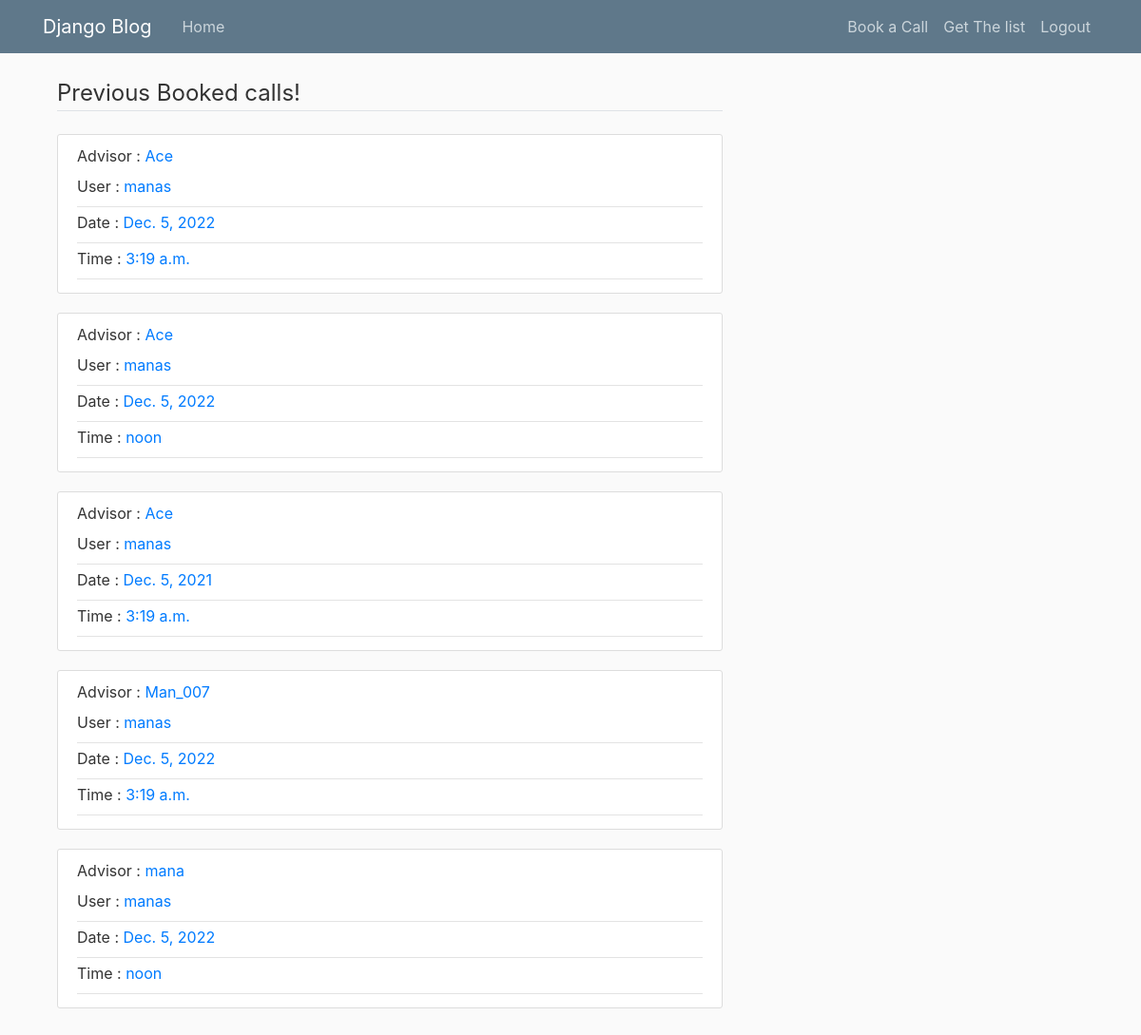
/booking_list/ (signed in), run on the app's committed database.
### register/models.py (models this page shows)
class Booking(models.Model):
	Advisor = models.CharField(max_length=100)
	username = models.CharField(max_length=100)
	date = models.DateField()
	time = models.TimeField()

### register/views.py (the view)
# urls.py: path('booking_list/' , register_view.bookinglist, name='bookinglist'),
@login_required
def bookinglist(request):
    lis = Booking.objects.all()
    return render(request, 'bookinglist.html', {'lis':lis})

### register/templates/bookinglist.html (shortened to what this page needs)
{% extends "base.html" %}
{% load crispy_forms_tags %}
{% block content %}
      <div class="container">
      <form method="POST">
            <fieldset class="form-group">
                <legend class="border-bottom mb-4">Previous Booked calls!</legend>
                {% for post in lis %}
                  <article class="content-section">
                  <div class="media">
                  <div class="media-body">
                    <label>Advisor :</label>
                    <a class="mr-2" href="#">{{ post.Advisor }}</a>
                    <div class="article-metadata">
                      <label>User :</label>
                      <a class="mr-2" href="#">{{ post.username }}</a>
                    </div>
                    <div class="article-metadata">
                      <label>Date :</label>
                      <a class="mr-2" href="#">{{ post.date }}</a>
                    </div>
                    <div class="article-metadata">
                      <label>Time :</label>
                      <a class="mr-2" href="#">{{ post.time }}</a>
                    </div>
                  </div>
                </div>
                </article>
                {% endfor %}
            </fieldset>
        </form>
    </div>
{% endblock content %}

### advisor/static/main.css (style rules this page uses)
body { background: #fafafa; color: #333333; margin-top: 5rem; }
.content-section { background: #ffffff; padding: 10px 20px; border: 1px solid #dddddd; border-radius: 3px; margin-bottom: 20px; }
.article-metadata { padding-bottom: 1px; margin-bottom: 4px; border-bottom: 1px solid #e3e3e3 }

### data on the page
Booking: Advisor "Ace", username "manas", date "Dec. 5, 2022", time "3:19 a.m."
Booking: Advisor "Ace", username "manas", date "Dec. 5, 2022", time "noon"
Booking: Advisor "Ace", username "manas", date "Dec. 5, 2021", time "3:19 a.m."
Booking: Advisor "Man_007", username "manas", date "Dec. 5, 2022", time "3:19 a.m."
Booking: Advisor "mana", username "manas", date "Dec. 5, 2022", time "noon"
